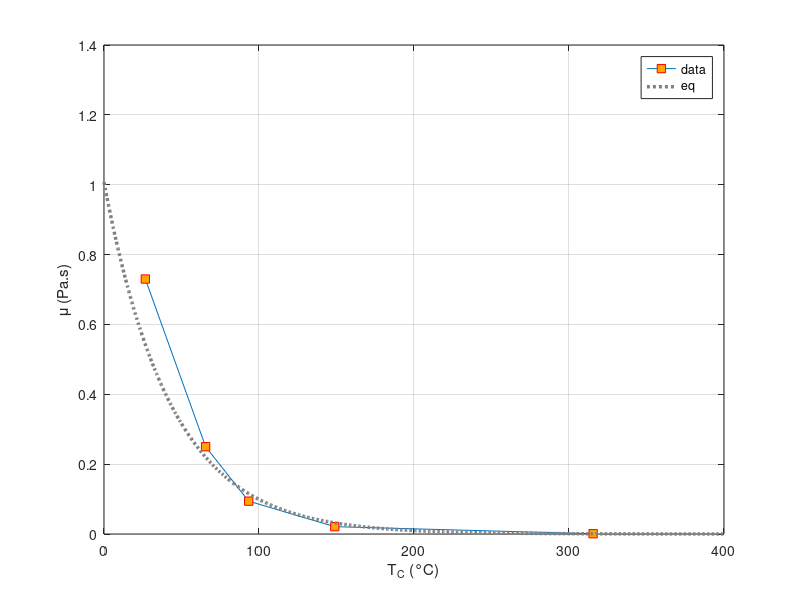

This chart was generated by the following MATLAB code:
clc;
clear all;
close all;

temperatura = [80, 150, 200, 300, 600];
temperatura = (5/9) * (temperatura - 32);

viscosidade = [0.73, 0.25, 0.094, 0.021, 0.00083];

figure;
plot(temperatura, viscosidade, "-s", "MarkerEdgeColor", "r", "MarkerFaceColor",[255/255, 165/255, 0/255]);
hold on;

vetor_temperatura = [0:1:400];
funcao_viscosidade = 1.0074 * exp(-0.0232 * vetor_temperatura);
plot(vetor_temperatura, funcao_viscosidade, ':', 'Color', [0.5, 0.5, 0.5], 'LineWidth', 2.5);


xlabel('T_C (°C)');
ylabel('\mu (Pa.s)');
legend("data", "eq");
grid on;



